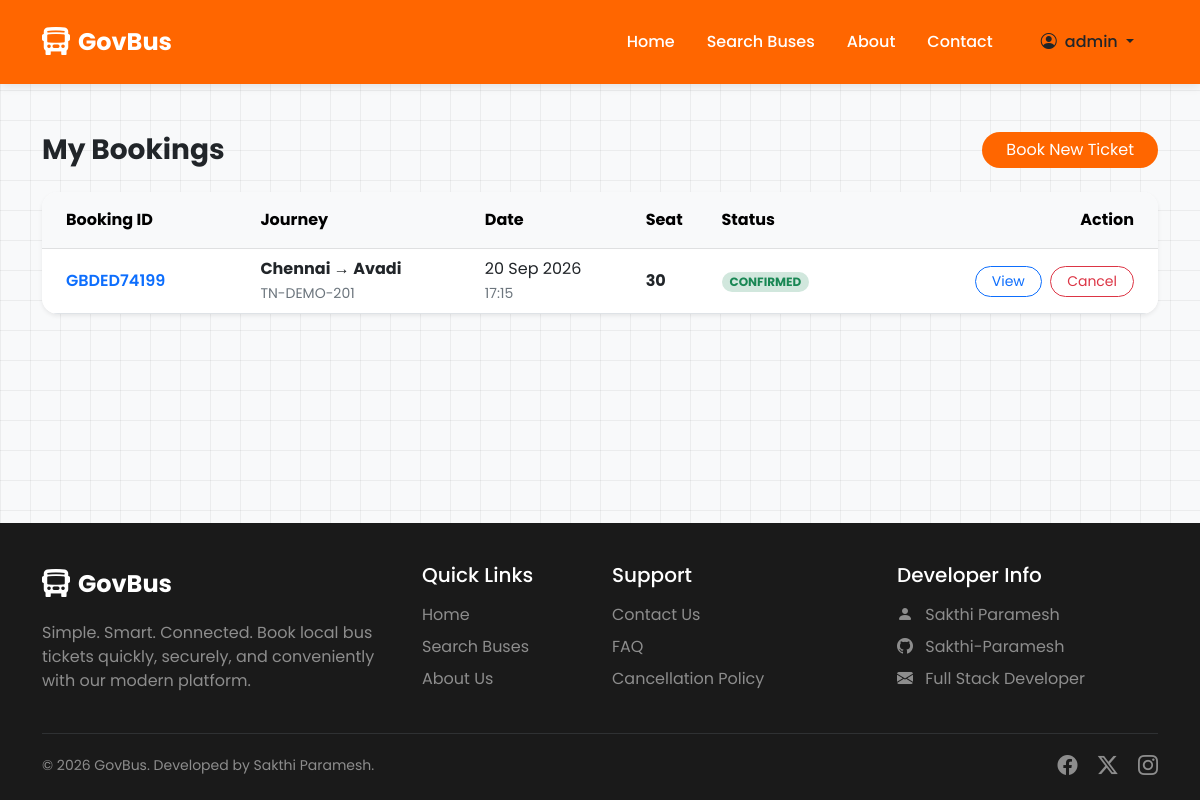
The app's page /bookings/my-bookings/ (signed in) with its own data.
### bookings/models.py (models this page shows, shortened)
class Booking(models.Model):
    STATUS_CHOICES = (
        ('CONFIRMED', 'Confirmed'),
        ('CANCELLED', 'Cancelled'),
        ('COMPLETED', 'Completed'),
    )
    booking_id = models.CharField(max_length=20, unique=True, blank=True)
    user = models.ForeignKey(User, on_delete=models.CASCADE, related_name='bookings')
    schedule = models.ForeignKey(Schedule, on_delete=models.CASCADE, related_name='bookings')
    seat_number = models.PositiveIntegerField()
    passenger_name = models.CharField(max_length=100)
    passenger_phone = models.CharField(max_length=15)
    booking_date = models.DateTimeField(auto_now_add=True)
    travel_date = models.DateField()
    amount = models.DecimalField(max_digits=8, decimal_places=2)
    status = models.CharField(max_length=20, choices=STATUS_CHOICES, default='CONFIRMED')
    created_at = models.DateTimeField(auto_now_add=True)
    class Meta:
        ordering = ['-booking_date']
        unique_together = ('schedule', 'seat_number', 'status')

### buses/models.py (models this page shows, shortened)
class Schedule(models.Model):
    bus = models.ForeignKey(Bus, on_delete=models.CASCADE, related_name='schedules')
    route = models.ForeignKey(Route, on_delete=models.CASCADE, related_name='schedules')
    travel_date = models.DateField()
    departure_time = models.TimeField()
    arrival_time = models.TimeField()
    available_seats = models.PositiveIntegerField()
    fare = models.DecimalField(max_digits=6, decimal_places=2)
    is_active = models.BooleanField(default=True)
    class Meta:
        ordering = ['travel_date', 'departure_time']
        unique_together = ('bus', 'travel_date', 'departure_time')

class Route(models.Model):
    route_name = models.CharField(max_length=100, unique=True)
    source = models.CharField(max_length=100)
    destination = models.CharField(max_length=100)
    distance = models.DecimalField(max_digits=6, decimal_places=2, help_text="Distance in km")
    estimated_duration = models.DurationField(help_text="Format: HH:MM:SS")
    base_fare = models.DecimalField(max_digits=6, decimal_places=2)
    is_active = models.BooleanField(default=True)

class Bus(models.Model):
    BUS_TYPES = (
        ('Ordinary', 'Ordinary'),
        ('Express', 'Express'),
        ('Deluxe', 'Deluxe'),
        ('AC', 'AC'),
    )
    bus_number = models.CharField(max_length=20, unique=True)
    bus_name = models.CharField(max_length=100)
    bus_type = models.CharField(max_length=20, choices=BUS_TYPES, default='Ordinary')
    total_seats = models.PositiveIntegerField(default=40)
    registration_number = models.CharField(max_length=30)
    is_active = models.BooleanField(default=True)
    created_at = models.DateTimeField(auto_now_add=True)
    class Meta:
        verbose_name_plural = "Buses"

### bookings/views.py (the view)
# urls.py: path('my-bookings/', views.my_bookings, name='my_bookings'),
@login_required
def my_bookings(request):
    bookings = request.user.bookings.all().order_by('-booking_date')
    return render(request, 'bookings/my_bookings.html', {'bookings': bookings})

### bookings/templates/bookings/my_bookings.html (shortened to what this page needs)
{% extends 'base.html' %}
{% block content %}
<div class="container py-5">
    <div class="d-flex justify-content-between align-items-center mb-4">
        <h3 class="fw-bold mb-0">My Bookings</h3>
        <a href="{% url 'search' %}" class="btn btn-primary-custom rounded-pill px-4">Book New Ticket</a>
    </div>
    {% if not bookings %}
        <div class="text-center py-5 bg-white rounded-4 shadow-sm">
            <i class="bi bi-ticket-detailed display-1 text-muted mb-3"></i>
            <h4 class="fw-bold">No bookings found</h4>
            <p class="text-muted">You haven't made any bus bookings yet.</p>
            <a href="{% url 'search' %}" class="btn btn-primary-custom rounded-pill px-4 mt-2">Book Now</a>
        </div>
    {% else %}
        <div class="card border-0 shadow-sm rounded-4 overflow-hidden">
            <div class="table-responsive">
                <table class="table table-hover align-middle mb-0">
                    <thead class="table-light">
                        <tr>
                            <th class="py-3 px-4">Booking ID</th>
                            <th class="py-3">Journey</th>
                            <th class="py-3">Date</th>
                            <th class="py-3">Seat</th>
                            <th class="py-3">Status</th>
                            <th class="py-3 text-end px-4">Action</th>
                        </tr>
                    </thead>
                    <tbody>
                        {% for booking in bookings %}
                        <tr>
                            <td class="px-4 fw-semibold text-primary">{{ booking.booking_id }}</td>
                            <td>
                                <div class="fw-bold">{{ booking.schedule.route.source }} &rarr; {{ booking.schedule.route.destination }}</div>
                                <small class="text-muted">{{ booking.schedule.bus.bus_number }}</small>
                            </td>
                            <td>
                                <div>{{ booking.travel_date|date:"d M Y" }}</div>
                                <small class="text-muted">{{ booking.schedule.departure_time|time:"H:i" }}</small>
                            </td>
                            <td class="fw-bold">{{ booking.seat_number|stringformat:"02d" }}</td>
                            <td>
                                {% if booking.status == 'CONFIRMED' %}
                                    <span class="badge bg-success-subtle text-success rounded-pill px-2 py-1">CONFIRMED</span>
                                {% elif booking.status == 'CANCELLED' %}
                                    <span class="badge bg-danger-subtle text-danger rounded-pill px-2 py-1">CANCELLED</span>
                                {% else %}
                                    <span class="badge bg-secondary-subtle text-secondary rounded-pill px-2 py-1">{{ booking.status }}</span>
                                {% endif %}
                            </td>
                            <td class="text-end px-4">
                                {% if booking.status != 'CANCELLED' and booking.ticket %}
                                    <a href="{% url 'ticket_view' booking.ticket.id %}" class="btn btn-sm btn-outline-primary rounded-pill px-3 me-1">View</a>
                                {% endif %}
                                {% if booking.status == 'CONFIRMED' %}
                                    <button type="button" class="btn btn-sm btn-outline-danger rounded-pill px-3" data-bs-toggle="modal" data-bs-target="#cancelModal{{ booking.id }}">
                                        Cancel
                                    </button>
                                {% endif %}
                            </td>
                        </tr>
                        {% endfor %}
                    </tbody>
                </table>
            </div>
        </div>
    {% endif %}
</div>
{% endblock %}

### templates/base.html (shortened to what this page needs)
{% load static %}
<!DOCTYPE html>
<html lang="en">
<head>
    <link href="https://cdn.jsdelivr.net/npm/bootstrap@5.3.0/dist/css/bootstrap.min.css" rel="stylesheet">
    <link rel="stylesheet" href="https://cdn.jsdelivr.net/npm/bootstrap-icons@1.11.1/font/bootstrap-icons.css">
</head>
<body>
    <nav class="navbar navbar-expand-lg navbar-custom sticky-top py-3">
        <div class="container">
            <a class="navbar-brand d-flex align-items-center" href="{% url 'home' %}">
                <i class="bi bi-bus-front-fill fs-3 me-2"></i>
                <span class="fs-4 fw-bold">GovBus</span>
            </a>
            <div class="collapse navbar-collapse" id="navbarNav">
                <ul class="navbar-nav ms-auto align-items-center">
                    <li class="nav-item">
                        <a class="nav-link px-3" href="{% url 'home' %}">Home</a>
                    </li>
                    <li class="nav-item">
                        <a class="nav-link px-3" href="{% url 'search' %}">Search Buses</a>
                    </li>
                    <li class="nav-item">
                        <a class="nav-link px-3" href="{% url 'about' %}">About</a>
                    </li>
                    <li class="nav-item">
                        <a class="nav-link px-3" href="{% url 'contact' %}">Contact</a>
                    </li>
                    {% if user.is_authenticated %}
                        <li class="nav-item dropdown ms-2">
                            <a class="nav-link dropdown-toggle btn btn-light text-dark px-4 rounded-pill" href="#" id="navbarDropdown" role="button" data-bs-toggle="dropdown" aria-expanded="false">
                                <i class="bi bi-person-circle me-1"></i> {{ user.first_name|default:user.username }}
                            </a>
                        </li>
                    {% endif %}
                </ul>
            </div>
        </div>
    </nav>
    <main>
        {% block content %}{% endblock %}
    </main>
    <footer>
        <div class="container">
            <div class="row gy-4">
                <div class="col-lg-4 col-md-6">
                    <div class="d-flex align-items-center mb-3">
                        <i class="bi bi-bus-front-fill fs-3 me-2"></i>
                        <span class="fs-4 fw-bold">GovBus</span>
                    </div>
                    <p class="text-white-50">Simple. Smart. Connected. Book local bus tickets quickly, securely, and conveniently with our modern platform.</p>
                </div>
                <div class="col-lg-2 col-md-6">
                    <h5 class="mb-3">Quick Links</h5>
                    <ul class="list-unstyled">
                        <li class="mb-2"><a href="{% url 'home' %}" class="text-white-50 text-decoration-none">Home</a></li>
                        <li class="mb-2"><a href="{% url 'search' %}" class="text-white-50 text-decoration-none">Search Buses</a></li>
                        <li class="mb-2"><a href="{% url 'about' %}" class="text-white-50 text-decoration-none">About Us</a></li>
                    </ul>
                </div>
                <div class="col-lg-3 col-md-6">
                    <h5 class="mb-3">Support</h5>
                    <ul class="list-unstyled">
                        <li class="mb-2"><a href="{% url 'contact' %}" class="text-white-50 text-decoration-none">Contact Us</a></li>
                        <li class="mb-2"><a href="#" class="text-white-50 text-decoration-none">FAQ</a></li>
                        <li class="mb-2"><a href="#" class="text-white-50 text-decoration-none">Cancellation Policy</a></li>
                    </ul>
                </div>
                <div class="col-lg-3 col-md-6">
                    <h5 class="mb-3">Developer Info</h5>
                    <ul class="list-unstyled text-white-50">
                        <li class="mb-2"><i class="bi bi-person-fill me-2"></i> Sakthi Paramesh</li>
                        <li class="mb-2">
                            <a href="https://github.com/Sakthi-Paramesh" target="_blank" class="text-white-50 text-decoration-none">
                                <i class="bi bi-github me-2"></i> Sakthi-Paramesh
                            </a>
                        </li>
                        <li class="mb-2"><i class="bi bi-envelope-fill me-2"></i> Full Stack Developer</li>
                    </ul>
                </div>
            </div>
            <hr class="mt-4 mb-3 border-secondary">
            <div class="row align-items-center">
                <div class="col-md-6 text-center text-md-start">
                    <p class="mb-0 text-white-50 small">&copy; {% now "Y" %} GovBus. Developed by Sakthi Paramesh.</p>
                </div>
                <div class="col-md-6 text-center text-md-end mt-3 mt-md-0">
                    <a href="#" class="text-white-50 me-3"><i class="bi bi-facebook fs-5"></i></a>
                    <a href="#" class="text-white-50 me-3"><i class="bi bi-twitter-x fs-5"></i></a>
                    <a href="#" class="text-white-50"><i class="bi bi-instagram fs-5"></i></a>
                </div>
            </div>
        </div>
    </footer>
</body>
</html>

### records on screen
Booking: booking_id "GBDED74199", schedule.route.source "Chennai", schedule.route.destination "Avadi", schedule.bus.bus_number "TN-DEMO-201", travel_date "20 Sep 2026", schedule.departure_time "17:15", seat_number "30", status "CONFIRMED"

### other values on screen
{{ user.first_name|default:user.username }} "admin"
